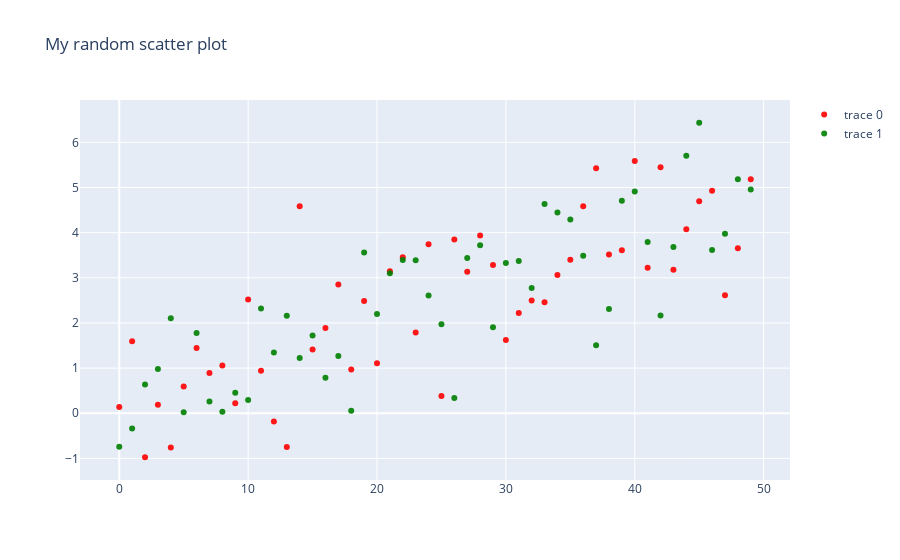

Notebook cell for this chart:
### Code cell
# plot with add_scatter

fig = go.Figure()
fig.add_scatter(x=x, y=y1, mode='markers', opacity=0.9, line=dict(color="red"))
fig.add_scatter(x=x, y=y2, mode='markers', opacity=0.9, line=dict(color="green"))
fig.layout.title = 'My random scatter plot'

fig.show()
